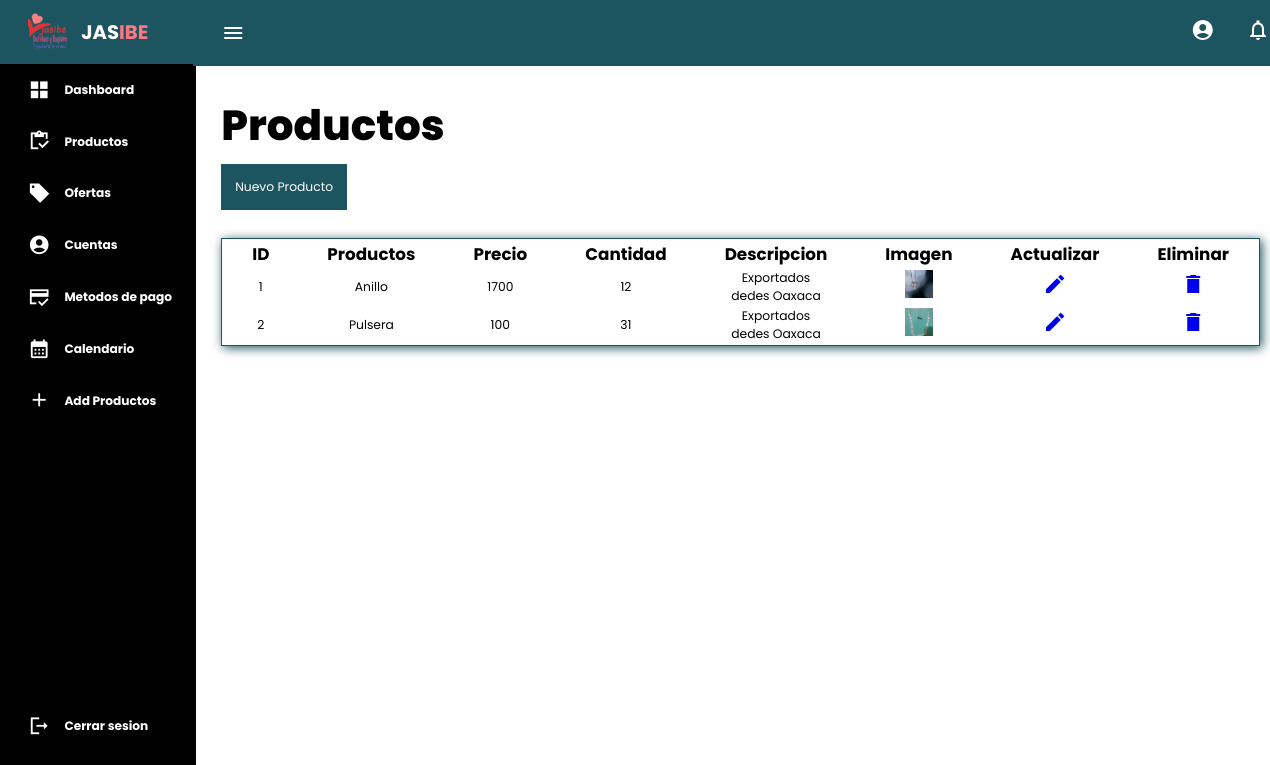
The app's page /Productos/index.php with its own data.
### tables this page shows
CREATE TABLE `productos` (
  `id_producto` int(11) NOT NULL,
  `nombre_producto` varchar(100) NOT NULL,
  `precio` int(10) NOT NULL,
  `cantidad` int(15) NOT NULL,
  `descripcion` varchar(200) NOT NULL,
  `imagen` varchar(200) NOT NULL
);

### Config/url.php (called while the page is built)
<?php
$url_base = 'http://localhost/jasibe/';
?>

### Productos/index.php (the view, shortened to what this page needs)
<?php
  include '../Config/bd.php';
  $sentencia = $conexion->prepare("SELECT * FROM productos");
  $sentencia->execute();
  $listaProductos = $sentencia->fetchAll(PDO::FETCH_ASSOC);
?>
<!DOCTYPE html>
<html lang="es">
<head>
  <link rel="stylesheet" href="../Assets/Css/aside.css">
  <link rel="stylesheet" href="../Assets/Css/dashboard.css">
</head>
<body>
  <div class="container">
    <?php include '../templates/aside2.php' ?>
    <section>
      <?php include '../templates/nav.php' ?>
      <div class="table_container">
        <h1 class="table-h1">Productos</h1>
        <a class="new__producto" href="crear.php">Nuevo Producto</a>
        <table class="table">
          <thead>
            <tr>
              <th class="table__title">ID</th>
              <th class="table__title">Productos</th>
              <th class="table__title">Precio</th>
              <th class="table__title">Cantidad</th>
              <th class="table__title">Descripcion</th>
              <th class="table__title">Imagen</th>
              <th class="table__title">Actualizar</th>
              <th class="table__title">Eliminar</th>
            </tr>
          </thead>
          <tbody>
            <?php
              foreach ($listaProductos as $listaProducto){ ?>
              <tr>
              <td class="table__text"><?php echo $listaProducto['id_producto'] ?></td>
              <td class="table__text"><?php echo $listaProducto['nombre_producto'] ?></td>
              <td class="table__text"><?php echo $listaProducto['precio'] ?></td>
              <td class="table__text"><?php echo $listaProducto['cantidad'] ?></td>
              <td class="table__text"><?php echo $listaProducto['descripcion'] ?></td>
              <td class="table__text"><img class="img_producto" src="<?php echo $listaProducto['imagen'] ?>" alt=""></td>
              <td class="table__text"><a href="editar.php?txtID=<?php echo $listaProducto['id_producto'] ?>"><span class="material-icons-sharp">edit</span></a></td>
              <td class="table__text"><a href="index.php?txtID=<?php echo $listaProducto['id_producto'] ?>"><span class="material-icons-sharp">delete</span></a></td>
            </tr>
              <?php
              }  ?>
          </tbody>
        </table>
      </div>
    </section>
  </div>
</body>
</html>

### templates/aside2.php (shortened to what this page needs)
<?php
    require('../Config/url.php')
?>
<!DOCTYPE html>
<html lang="es">
<head>
      <link rel="stylesheet" href="../Assets/Css/aside.css">
</head>
<body>
    <aside>
        <div class="top">
            <div class="logo">
                <img src="../img/logo/logo.png" alt="Jasibe">
                <h2>JAS<span class="danger">IBE</span></h2>
            </div>
        </div>
        <div class="sidebar">
                    <a href="<?php echo $url_base;?>dashboard.php">
            <span class="material-icons-sharp">grid_view</span>
            <h3>Dashboard</h3>
            </a>
            <a href="<?php echo $url_base?>/Productos/index.php">
            <span class="material-icons-sharp">inventory</span>
            <h3>Productos</h3>
            </a>
            <a href="#">
            <span class="material-icons-sharp">local_offer</span>
            <h3>Ofertas</h3>
            </a>
            <a href="#">
            <span class="material-icons-sharp">account_circle</span>
            <h3>Cuentas</h3>
            </a>
            <a href="#">
            <span class="material-icons-sharp">credit_score</span>
            <h3>Metodos de pago</h3>
            </a>
            <a href="#">
            <span class="material-icons-sharp">calendar_month</span>
            <h3>Calendario</h3>
            </a>
            <a href="#">
            <span class="material-icons-sharp">add</span>
            <h3>Add Productos</h3>
            </a>
            <a href="<?php echo $url_base;?>">
            <span class="material-icons-sharp">logout</span>
            <h3>Cerrar sesion</h3>
            </a>
        </div>
    </aside>
</body>
</html>

### templates/nav.php (shortened to what this page needs)
<!DOCTYPE html>
<html lang="en">
<head>
</head>
<body>
    <nav class="navegacion">
      <span class="material-icons-sharp icon-menu">menu</span>
      <div>
      <span class="material-icons-sharp icons__right">account_circle</span>
      <span class="material-icons-sharp icons__right">notifications_none</span>
      </div>
    </nav>
</body>
</html>

### Assets/Css/aside.css (style rules this page uses)
:root { --color-background-aside: #000000; --color-text: #fff; --color-nav: #1c5560; --color-danger: #ff7782; }
* { margin: 0; padding: 0; outline: 0; appearance: none; border: 0; text-decoration: none; list-style: none; box-sizing: border-box; }
html { font-size: 14px; }
body { width: 100%; height: 100vh; font-family: 'Poppins', sans-serif;; font-size: 0.88rem; user-select: none; overflow-x: hidden; }
h1 { font-weight: 800; font-size: 1.8rem; }
h2 { font-size: 1.4rem; }
h3 { font-size: 0.87rem; }
.container { display: grid; width: 100%; gap: 1.8rem; grid-template-columns: 14rem 0 23rem; }
aside { height: 100vh; background: var(--color-background-aside); }
aside .top { background: var(--color-nav); display: flex; align-items: center; justify-content: space-between; }
aside .logo { display: flex; align-items: center; gap: .8rem; margin-left: 2rem; height: 8vh; }
aside .logo h2 { color: var(--color-text); }
.danger { color: var(--color-danger); }
.logo img { height: 3rem; width: 3rem; }
aside .sidebar { display: flex; flex-direction: column; position: relative; height: 86vh; }
aside .sidebar a { display: flex; color: var(--color-text); margin-left: 2rem; gap: 1rem; position: relative; align-items: center; height: 3.7rem; }
aside .sidebar a span { font-size: 1.6rem; }
aside .sidebar a:last-child { position: absolute; bottom: 0; width: 100%; }

### Assets/Css/dashboard.css (style rules this page uses)
:root { --color-background-aside: #000000; --color-text: #fff; --color-nav: #1c5560; --color-danger: #ff7782; }
* { margin: 0; padding: 0; outline: 0; appearance: none; border: 0; text-decoration: none; list-style: none; box-sizing: border-box; }
html { font-size: 14px; }
body { width: 100%; height: 100vh; font-family: 'Poppins', sans-serif;; font-size: 0.88rem; user-select: none; overflow-x: hidden; }
h1 { font-weight: 800; font-size: 1.8rem; }
h2 { font-size: 1.4rem; }
h3 { font-size: 0.87rem; }
.container { display: grid; width: 100%; gap: 1.8rem; grid-template-columns: 14rem auto 23rem; }
aside { height: 100vh; background: var(--color-background-aside); }
aside .top { background: var(--color-nav); display: flex; align-items: center; justify-content: space-between; }
aside .logo { display: flex; align-items: center; gap: .8rem; margin-left: 2rem; height: 8vh; }
aside .logo h2 { color: var(--color-text); }
.danger { color: var(--color-danger); }
.logo img { height: 3rem; width: 3rem; }
aside .sidebar { display: flex; flex-direction: column; position: relative; height: 86vh; }
aside .sidebar a { display: flex; color: var(--color-text); margin-left: 2rem; gap: 1rem; position: relative; align-items: center; height: 3.7rem; }
aside .sidebar a span { font-size: 1.6rem; }
aside .sidebar a:last-child { position: absolute; bottom: 0; width: 100%; }
.navegacion { width: 85.9vw; height: 8.2vh; margin-left: -2rem; background: var(--color-nav); display: flex; align-items: center; justify-content: space-between; color: var(--color-text); }
.icons__right { padding: 0 1rem; }
.icon-menu { margin-left: 2rem; }
.table-h1 { margin-top: 2rem; font-size: 3rem; }
.new__producto { display: inline-block; width: 9rem; background: var(--color-nav); padding: 1rem 1rem; margin-top: .5rem; color: var(--color-text); }
.table { margin-top: 2rem; border: 1px solid var(--color-nav); box-shadow: 2px 2px 10px var(--color-nav); margin-right: 2rem; }
.table__title { padding: 0 2rem; font-size: 1.2rem; }
.table__text { padding: 0 2rem; text-align: center; }
.img_producto { width: 2rem; height: 2rem; transition: all 300ms; }

### records on screen
productos: id_producto "1", nombre_producto "Anillo", precio "1700", cantidad "12", descripcion "Exportados dedes Oaxaca", imagen (picture)
productos: id_producto "2", nombre_producto "Pulsera", precio "100", cantidad "31", descripcion "Exportados dedes Oaxaca", imagen (picture)
